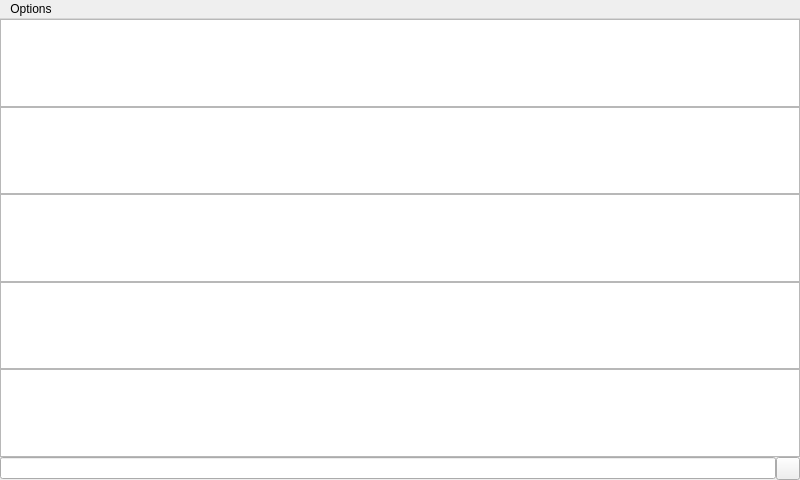
<?xml version="1.0" encoding="UTF-8"?>
<ui version="4.0">
 <class>MusicWindow</class>
 <widget class="QMainWindow" name="MusicWindow">
  <property name="geometry">
   <rect>
    <x>0</x>
    <y>0</y>
    <width>800</width>
    <height>480</height>
   </rect>
  </property>
  <widget class="QWidget" name="centralWidget">
   <widget class="NowPlayingIndicator" name="indicator" native="true">
    <property name="geometry">
     <rect>
      <x>680</x>
      <y>350</y>
      <width>112</width>
      <height>70</height>
     </rect>
    </property>
   </widget>
   <layout class="QVBoxLayout" name="centralLayout">
    <property name="spacing">
     <number>0</number>
    </property>
    <property name="margin">
     <number>0</number>
    </property>
    <item>
     <widget class="FastListView" name="songList">
      <property name="contextMenuPolicy">
       <enum>Qt::CustomContextMenu</enum>
      </property>
      <property name="editTriggers">
       <set>QAbstractItemView::NoEditTriggers</set>
      </property>
      <property name="alternatingRowColors">
       <bool>true</bool>
      </property>
      <property name="uniformItemSizes">
       <bool>true</bool>
      </property>
     </widget>
    </item>
    <item>
     <widget class="FastListView" name="albumList">
      <property name="font">
       <font>
        <pointsize>13</pointsize>
       </font>
      </property>
      <property name="iconSize">
       <size>
        <width>124</width>
        <height>124</height>
       </size>
      </property>
      <property name="contextMenuPolicy">
       <enum>Qt::CustomContextMenu</enum>
      </property>
      <property name="editTriggers">
       <set>QAbstractItemView::NoEditTriggers</set>
      </property>
      <property name="movement">
       <enum>QListView::Static</enum>
      </property>
      <property name="wrapping">
       <bool>true</bool>
      </property>
      <property name="gridSize">
       <size>
        <width>155</width>
        <height>212</height>
       </size>
      </property>
      <property name="viewMode">
       <enum>QListView::IconMode</enum>
      </property>
      <property name="uniformItemSizes">
       <bool>true</bool>
      </property>
     </widget>
    </item>
    <item>
     <widget class="FastListView" name="artistList">
      <property name="contextMenuPolicy">
       <enum>Qt::CustomContextMenu</enum>
      </property>
      <property name="editTriggers">
       <set>QAbstractItemView::NoEditTriggers</set>
      </property>
      <property name="alternatingRowColors">
       <bool>true</bool>
      </property>
      <property name="uniformItemSizes">
       <bool>true</bool>
      </property>
     </widget>
    </item>
    <item>
     <widget class="FastListView" name="genresList">
      <property name="contextMenuPolicy">
       <enum>Qt::CustomContextMenu</enum>
      </property>
      <property name="editTriggers">
       <set>QAbstractItemView::NoEditTriggers</set>
      </property>
      <property name="alternatingRowColors">
       <bool>true</bool>
      </property>
      <property name="uniformItemSizes">
       <bool>true</bool>
      </property>
     </widget>
    </item>
    <item>
     <widget class="FastListView" name="playlistList">
      <property name="contextMenuPolicy">
       <enum>Qt::CustomContextMenu</enum>
      </property>
      <property name="editTriggers">
       <set>QAbstractItemView::NoEditTriggers</set>
      </property>
      <property name="alternatingRowColors">
       <bool>true</bool>
      </property>
      <property name="uniformItemSizes">
       <bool>true</bool>
      </property>
     </widget>
    </item>
    <item>
     <widget class="QWidget" name="searchWidget" native="true">
      <property name="visible">
       <bool>false</bool>
      </property>
      <layout class="QHBoxLayout" name="searchLayout">
       <property name="spacing">
        <number>0</number>
       </property>
       <property name="margin">
        <number>0</number>
       </property>
       <item>
        <widget class="QLineEdit" name="searchEdit"/>
       </item>
       <item>
        <widget class="QToolButton" name="searchHideButton"/>
       </item>
      </layout>
     </widget>
    </item>
   </layout>
  </widget>
  <widget class="QMenuBar" name="menubar">
   <property name="geometry">
    <rect>
     <x>0</x>
     <y>0</y>
     <width>800</width>
     <height>25</height>
    </rect>
   </property>
   <widget class="KbMenu" name="windowMenu">
    <property name="title">
     <string>Options</string>
    </property>
   </widget>
   <addaction name="windowMenu"/>
  </widget>
  <action name="actionAll_albums">
   <property name="text">
    <string>All albums</string>
   </property>
  </action>
  <action name="actionArtists">
   <property name="text">
    <string>Artists</string>
   </property>
  </action>
  <action name="actionGenres">
   <property name="text">
    <string>Genres</string>
   </property>
  </action>
  <action name="actionPlaylists">
   <property name="text">
    <string>Playlists</string>
   </property>
  </action>
  <action name="actionAll_songs">
   <property name="text">
    <string>All songs</string>
   </property>
  </action>
 </widget>
 <customwidgets>
  <customwidget>
   <class>NowPlayingIndicator</class>
   <extends>QWidget</extends>
   <header>nowplayingindicator.h</header>
   <container>1</container>
  </customwidget>
  <customwidget>
   <class>FastListView</class>
   <extends>QListView</extends>
   <header>fastlistview.h</header>
   <container>1</container>
  </customwidget>
  <customwidget>
   <class>KbMenu</class>
   <extends>QMenu</extends>
   <header>kbmenu.h</header>
   <container>1</container>
  </customwidget>
 </customwidgets>
 <resources/>
 <connections/>
</ui>
